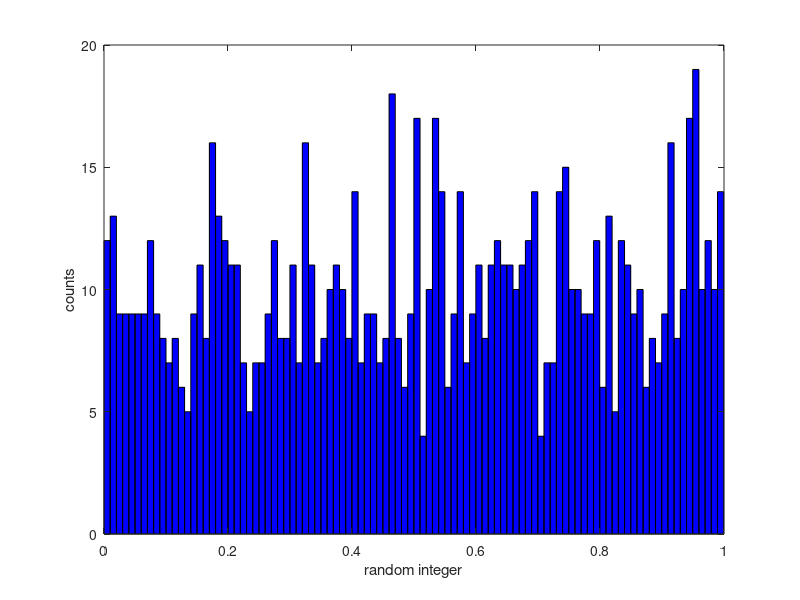
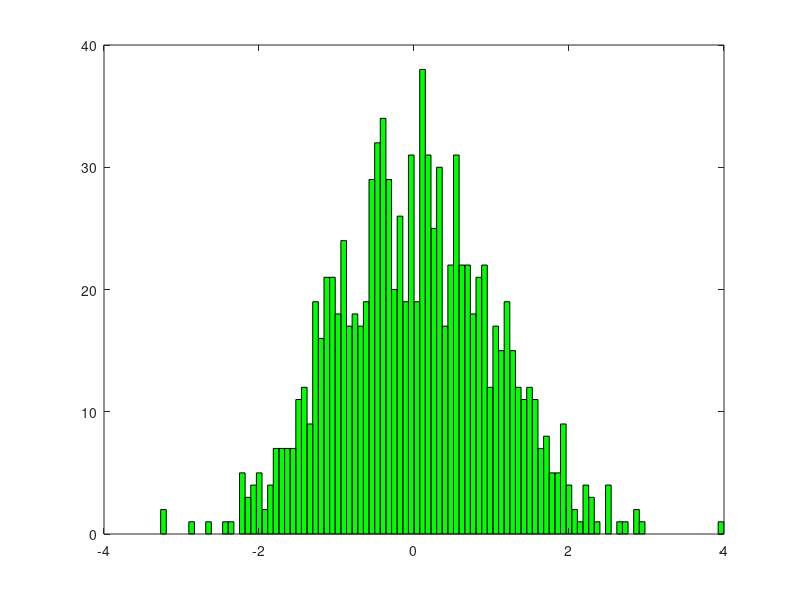

The MATLAB script that drew these images, in order: (Note: this script raises an error after producing the figures.)
%This script will serve as a tutorial for more advanced segmentation
%techniques.
%Name: Griffin Chure
%Date: 20160621

%Practice some math. 
a = 2;
b = 10;
c = 2.23;

%Simple addition and subtraction
d = a + b; %Should be 12
e = b - a; %Should be 8
f = b / c; %Should be 4.48is


%Now try some matrix mathematics. 
matOne = [1 0; 0 1];
matTwo = [0 1; 1 0];

dotProd = matOne * matTwo;
mult = matOne .* matTwo;


multzeros = zeros(a, b);
multones = ones(a, b) * 5;

randNums = rand(a,b);


%Test MATLABs random number generators. 
uniform = rand(1000,1);

figure(1)
hist(uniform, 100, 'b')
xlabel('random integer')
ylabel('counts')

figure(2)
gauss = randn(1000, 1)
hist(gauss, 100, 'g') 



%% Basic image processing

%Remind ourselves how to load up images and define directories. 
dataDir = '/Volumes/GDC_DATA_2/20160406/exp_1/';
rfpDir = dir([dataDir '*plas4_0/*MCherry*.tif']);
bfDir = dir([dataDir '*plas4_0/*Brightfield*.tif']);

%Load in my mCherry and brightfield images
rfpIm = imread([rfpDir.folder '/' rfpDir.name]);
bfIm = imread([bfDir.folder '/' bfDir.name]);
% 
% figure(2)
% imshow(bfIm, [])


%Create a gaussian filter. 
gaussFilter = fspecial('gaussian', 100 ,100);
bfBlur = imgaussfilt(bfIm, 10);
imSub = bfIm - bfBlur;
imNorm = mat2gray(imSub);
imshow(imNorm, [])


%